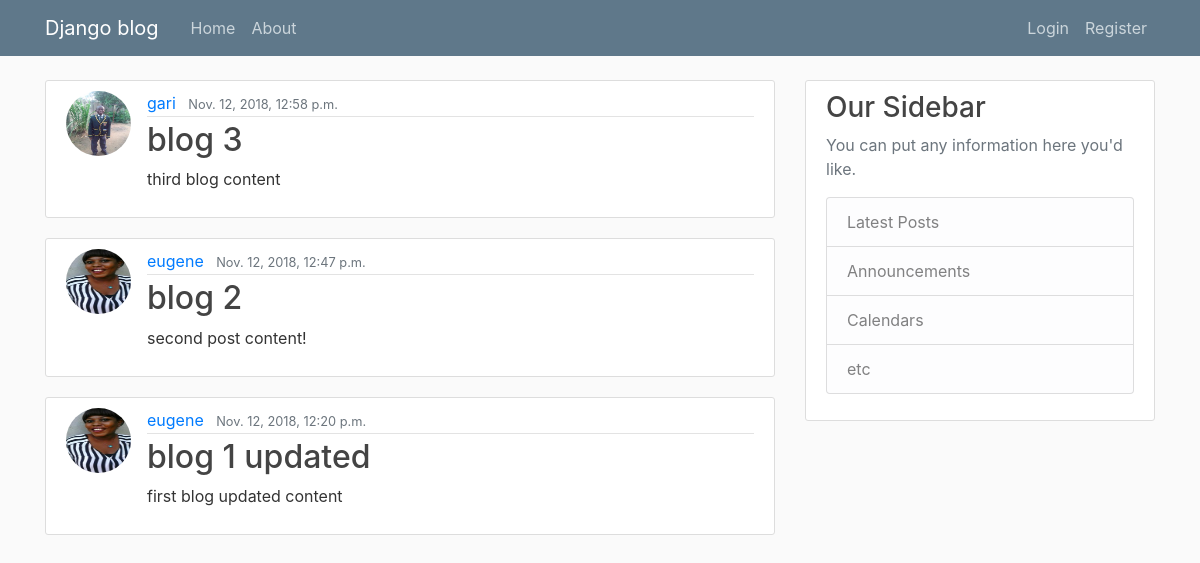
The app's page /, older data.
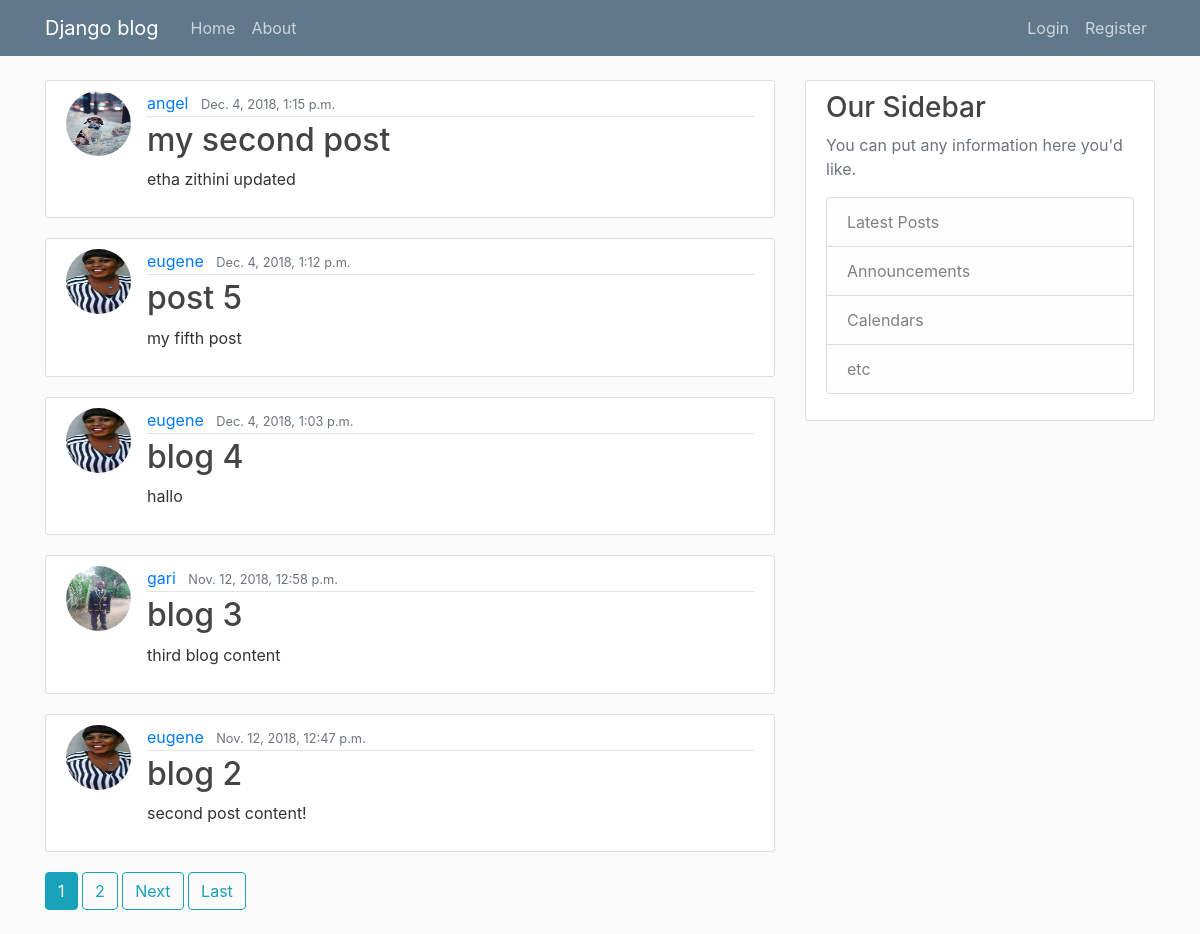
The same page, newer data.
### blog/models.py (models this page shows, shortened)
class Post(models.Model):
    title= models.CharField(max_length=100)
    content= models.TextField()
    date_posted= models.DateTimeField(default=timezone.now)
    author= models.ForeignKey(User,on_delete=models.CASCADE)

### users/models.py (models this page shows, shortened)
class profile(models.Model):
    user=models.OneToOneField(User, on_delete=models.CASCADE)
    image = models.ImageField(default='default.jpg',upload_to='profile_pics')

### blog/views.py (the view)
# urls.py: path('', PostListView.as_view(), name='blog-home'),
class PostListView(ListView):
    model = Post
    template_name = 'blog/home.html'
    context_object_name = 'posts'
    ordering = ['-date_posted']
    paginate_by = 5

### blog/templates/blog/home.html (shortened to what this page needs)
{% extends "blog/base.html" %}
{% block content %}
    {% for post in posts %}
    <article class="media content-section">
            <img class="rounded-circle article-img" src="{{ post.author.profile.image.url }}" >
            <div class="media-body">
              <div class="article-metadata">
                <a class="mr-2" href="{% url 'user-posts' post.author.username %}">{{ post.author }}</a>
                <small class="text-muted">{{ post.date_posted }}</small>
              </div>
              <h2><a class="article-title" href="{% url 'post-detail' post.id %}">{{ post.title }}</a></h2>
              <p class="article-content">{{ post.content }}</p>
            </div>
          </article>
    {% endfor %}
    {% if is_paginated %}
    {% for num in page_obj.paginator.page_range %}
    {% if page_obj.number == num %}
     <a class="btn btn-info mb-4" href="?page={{ num }}"> {{ num }}</a>
     {% elif num > page_obj.number|add:'-3' and num < page_obj.number|add:'3' %}
     <a class="btn btn-outline-info mb-4" href="?page={{ num }}"> {{ num }}</a>
    {% endif %}
    {% endfor %}
    {% if page_obj.has_next %}
    <a class="btn btn-outline-info mb-4" href="?page={{ page_obj_.next_page_number }}"> Next</a>
    <a class="btn btn-outline-info mb-4" href="?page={{ page_obj.paginator.num_pages }}"> Last</a>
    {% endif %}
    {% endif %}
{% endblock content %}

Row changes from the older to the newer data that the page shows:
no longer on this page (row unchanged): Post: author.profile.image (picture), author "eugene", date_posted "Nov. 12, 2018, 12:20 p.m.", title "blog 1 updated", content "first blog updated content"
added Post: author.profile.image (placeholder picture), author "angel", date_posted "Dec. 4, 2018, 1:15 p.m.", title "my second post", content "etha zithini updated"
added Post: author.profile.image (picture), author "eugene", date_posted "Dec. 4, 2018, 1:12 p.m.", title "post 5", content "my fifth post"
added Post: author.profile.image (picture), author "eugene", date_posted "Dec. 4, 2018, 1:03 p.m.", title "blog 4", content "hallo"
Text that changed along with them:
new list line: "1"
new list line: "2"
text now shown: "Next Last"
